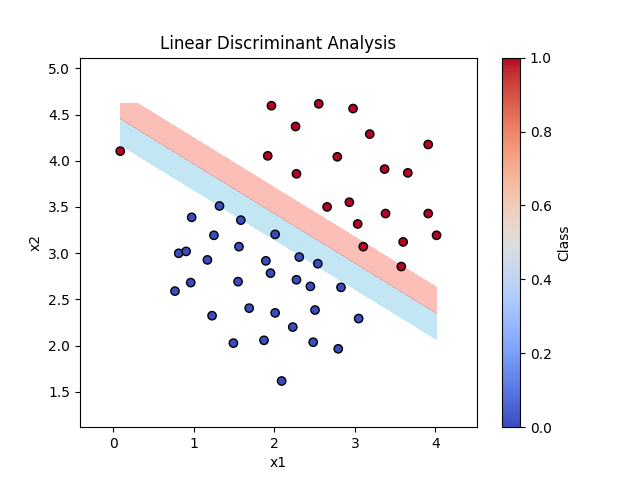

Write the Python code that produced this figure.
import numpy as np
import matplotlib.pyplot as plt
from scipy.io import loadmat

# 读取.mat文件
data = loadmat('exp2_1.mat')

# 提取数据
X = data['X']
Y = data['y']


# 定义线性判别函数分类算法
def linear_discriminant_analysis(X, Y):
    # 计算类别为1的样本均值向量
    mu1 = np.mean(X[Y.flatten() == 1], axis=0)

    # 计算类别为0的样本均值向量
    mu0 = np.mean(X[Y.flatten() == 0], axis=0)

    # 计算类内散度矩阵
    S1 = np.cov(X[Y.flatten() == 1], rowvar=False)
    S0 = np.cov(X[Y.flatten() == 0], rowvar=False)
    Sw = S1 + S0

    # 计算权重向量
    w = np.dot(np.linalg.inv(Sw), (mu1 - mu0))

    # 计算分类阈值
    w0 = -0.5 * (np.dot(mu1, np.dot(np.linalg.inv(Sw), mu1)) - np.dot(mu0, np.dot(np.linalg.inv(Sw), mu0)))

    return w, w0


# 分类算法实现
def classify(X, w, w0):
    return np.dot(X, w) + w0


# 训练线性判别函数模型
w, w0 = linear_discriminant_analysis(X, Y)

# 可视化分类结果
x1_range = np.linspace(np.min(X[:, 0]), np.max(X[:, 0]), 100)
x2_range = np.linspace(np.min(X[:, 1]), np.max(X[:, 1]), 100)
X1, X2 = np.meshgrid(x1_range, x2_range)
Z = classify(np.c_[X1.ravel(), X2.ravel()], w, w0).reshape(X1.shape)

plt.contourf(X1, X2, Z, levels=[-1, 0, 1], colors=('skyblue', 'salmon'), alpha=0.5)
plt.scatter(X[:, 0], X[:, 1], c=Y.flatten(), cmap=plt.cm.coolwarm, edgecolors='k')
plt.title('Linear Discriminant Analysis')
plt.xlabel('x1')
plt.ylabel('x2')
plt.colorbar(label='Class')

# 设置坐标轴范围
plt.xlim(np.min(X[:, 0]) - 0.5, np.max(X[:, 0]) + 0.5)
plt.ylim(np.min(X[:, 1]) - 0.5, np.max(X[:, 1]) + 0.5)

plt.savefig('2_1.png')
plt.show()

